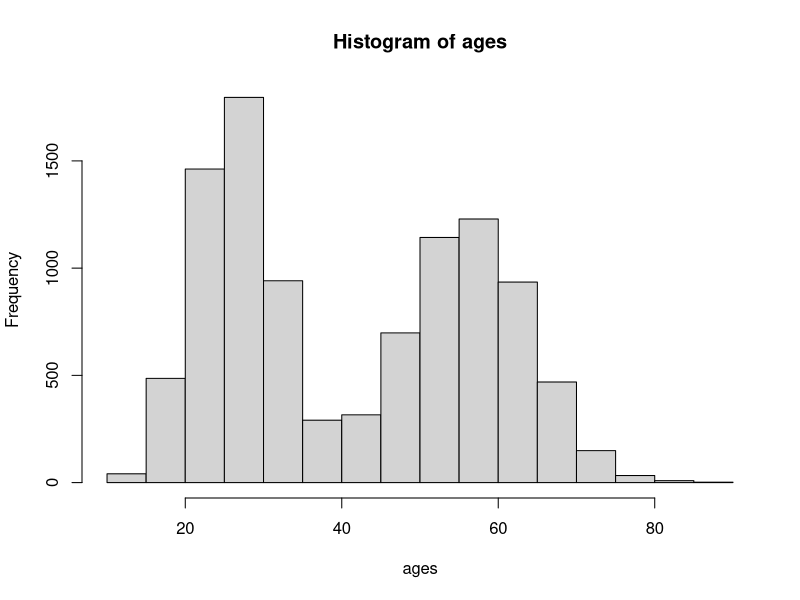

This figure's R source: (Note: this script raises an error after producing the figure.)
# Simulated Data_filsan_alvin

#######################################################################
# Coding for Gender Reassignment Surgery
# https://www.icd10monitor.com/coding-for-gender-reassignment-surgery
#
# Orchiectomy (54520, 54690)
# Penectomy (54125)
# Vaginoplasty (57335)
# Colovaginoplasty (57291-57292)
# Clitoroplasty (56805)
# Labiaplast(58999)
# Breast augmentation (19324-19325)
# Tracea shave/reduction thyroid chondroplasty (31899)
#
# The DSM-5 estimates that about 0.005% to 0.014% of people assigned male at birth
# and 0.002% to 0.003% of people assigned female at birth are diagnosable with 
# gender dysphoria
#
# Prevalence of gender-affirming surgeries
# -> https://www.ncbi.nlm.nih.gov/pmc/articles/PMC5977951
#
# Gender-affirming hormone therapies
# -> https://www.ncbi.nlm.nih.gov/pmc/articles/PMC6354936/
#
# Homelessness among LGBT adults
# -> https://williamsinstitute.law.ucla.edu/wp-content/uploads/LGBT-Homelessness-May-2020.pdf
#
########################################################################


library(dplyr)

rm(list=ls())

n = 10000

# Create (n/2) values centered around 27 and 57, put directly into list
poisson_params = list( c(n/2, 27), c(n/2, 57))
ages = lapply(poisson_params, function(x) rpois(x[1], x[2])) %>% unlist()
ages
hist(ages)

surg_codes <- c("54520", "54690", "54125", "57335", "57291", "57292", "56805", 
                "58999", "19324", "19325", "31899")

# Simplify percentage of surgeries among trans community -> 13%
# >= 80% have taken gender affirming hormone therapy (GAHT) or want to at some point

trans_percentage <- 0.6   # (percentage of transgender individuals in the USA population) x 100
surg_percentage <- 0.13   # note that this is not amplified by ~x10
surg_probs <- trans_percentage*rep(surg_percentage/length(surg_codes), times=length(surg_codes))
surg_probs = 10*surg_probs


# Gender dysphoria probabilities amplified by ~100x
# Simplify data by assuming that surgeries and HRT's need individuals to be >= 18 y/0
# Depression in transgender individuals <65 y/0, more than 80% had depression

df2 = tibble(ages,
             sex = sample(c("M","F"), size=length(ages), replace=TRUE, prob=c(0.495,0.505)),
             dysph = if_else( sex == "M",
                                  sample(c(1,0), size=(length(ages)), replace=TRUE, prob=c(0.14,0.86)),
                                  sample(c(1,0), size=(length(ages)), replace=TRUE, prob=c(0.03,0.97)) ),
             surg = if_else(ages < 18, "NA",
                            if_else(dysph == 1, sample(c("NA",surg_codes), size=length(ages), replace=TRUE, 
                                                       prob = c(1-surg_probs[1], surg_probs) ),
                                    sample("NA", size=length(ages), replace=TRUE)
                                    )
                            ),
             test_estro = ifelse(ages >= 18 & dysph == 1,  
                                  sample(c(1,0), size=length(ages), replace=TRUE, prob=c(0.8,0.2)),
                                  sample(0, size=length(ages), replace=TRUE) ),
             depression = ifelse(ages >= 18 & dysph == 1, 
                                 sample(c(1,0), size=length(ages), replace=TRUE, prob=c(0.2,0.8)),
                                 sample(c(1,0), size=length(ages), replace=TRUE, prob=c(0.067,0.933)) ),
             employment = if_else(ages<18, 
               sample(0, size=length(ages), replace=TRUE),
               if_else(ages>=18 & dysph==1,
                       sample(c(1,0), size = length(ages), replace=TRUE, prob=c(0.75,0.25)),
                       sample(c(1,0), size = length(ages), replace=TRUE, prob=c(0.9633,0.0367)) )),
             housing = ifelse(ages >= 18 & dysph == 1,  
                              sample(c(1,0), size=length(ages), replace=TRUE, prob=c(0.92,0.08)),
                              sample(c(1,0), size=length(ages), replace=TRUE, prob=c(0.998,0.002)) )
)

df2             
print.data.frame(df2)


# Invert indicator variable values for 
df2 = df2 %>% mutate(depr_invert = if_else(depression==1, 0, 1))
df2 = df2 %>% mutate(dysph_invert = if_else(dysph=1, 0, 1))

df2 = df2 %>% mutate(survival_1yr = (depression + employment + housing + dysph_invert)/4 )
viewdf <- View(df2)

# mortality rate = (d/p)*(10^n)
# d -> deaths from cause of interest
# p -> size of population of interest, in which the deaths occur
# 10^n -> size of entire general population. 

df2 = df2 %>% mutate(mortality = (1-survival_1yr)*100)
